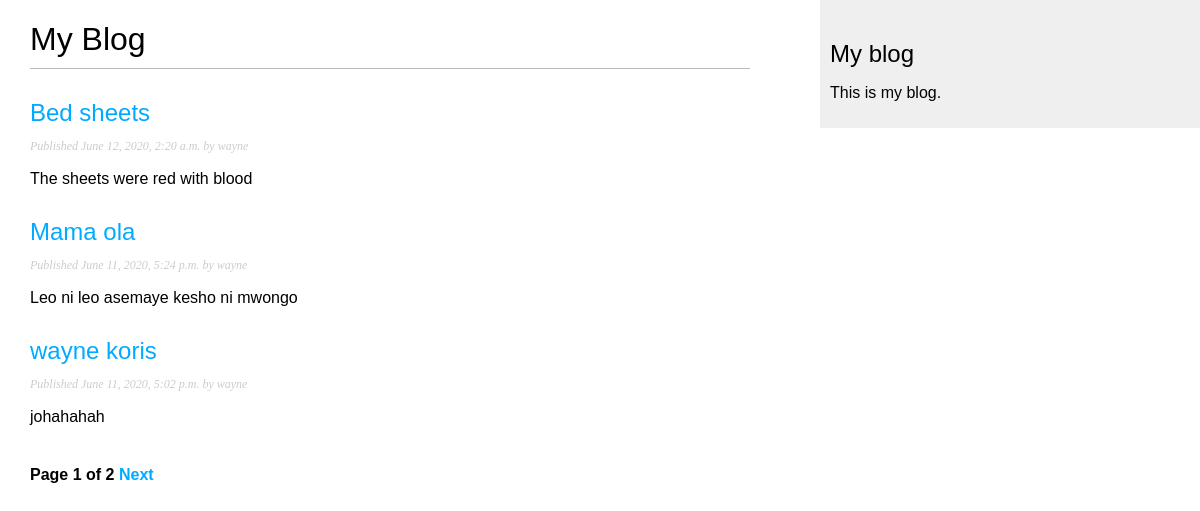
Screenshot of /blog/ with the database file from the repository.
### blog/models.py (models this page shows, shortened)
class Post(models.Model):
    STATUS_CHOICE = (
        ('draft', 'Draft'),
        ('published', 'Published'),
    )
    title = models.CharField(max_length=250)
    slug = models.SlugField(max_length=250,
                            unique_for_date='publish')
    author = models.ForeignKey(User,
                                on_delete = models.CASCADE,
                                related_name = 'blog_post')
    body = models.TextField()
    publish = models.DateTimeField(default=timezone.now)
    created = models.DateTimeField(auto_now_add = True)
    updated = models.DateTimeField(auto_now = True)
    status = models.CharField(max_length = 10,
                            choices = STATUS_CHOICE,
                            default='draft')
    class Meta:
        ordering = ('-publish',)
    objects = models.Manager() # default manager
    published = PublishedManager() # our custom manager
    def get_absolute_url(self):
        return reverse(
            'blog:post_detail',
            args=[self.publish.year,
                    self.publish.month,
                    self.publish.day,
                    self.slug]
        )

### blog/views.py (the view)
# urls.py: path('', PostListView.as_view(), name='post_list'),
class PostListView(ListView):
    queryset = Post.published.all()
    context_object_name = 'posts'
    paginate_by = 3
    template_name = 'blog/post/list.html'

### blog/templates/blog/post/list.html (shortened to what this page needs)
{% extends "blog/base.html" %}
{% block content %}
    <h1>My Blog</h1>
    {% for post in posts %}
        <h2>
            <a href="{{ post.get_absolute_url}}">{{post.title}}</a>
        </h2>
        <p class = "date">
            Published {{post.publish}} by {{post.author}}
        </p>
        {{post.body|truncatewords:30|linebreaks}}
    {% endfor %}
    {% include "pagination.html" with page=page_obj %}
{% endblock content %}

### blog/templates/blog/base.html (shortened to what this page needs)
{% load static %}
<!DOCTYPE html>
<html lang="en">
<head>
    <link rel="stylesheet" href="{% static 'css/blog.css' %}">
</head>
<body>
    <div id="content">
        {% block content %}
        {% endblock %}
    </div>
    <div id="sidebar">
        <h2>My blog</h2>
        <p>This is my blog.</p>
    </div>
</body>
</html>

### blog/templates/pagination.html (shortened to what this page needs)
<div class="pagination">
    <span class="step-links">
        <span class="current">
            Page {{page.number}} of {{page.paginator.num_pages}}
        </span>
        {% if page.has_next %}
            <a href="?page={{page.next_page_number}}">Next</a>
        {% endif %}
    </span>
</div>

### blog/static/css/blog.css (style rules this page uses)
body { margin:0; padding:0; font-family:helvetica, sans-serif; }
a { color:#00abff; text-decoration:none; }
h1 { font-weight:normal; border-bottom:1px solid #bbb; padding:0 0 10px 0; }
h2 { font-weight:normal; margin:30px 0 0; }
#content { float:left; width:60%; padding:0 0 0 30px; }
#sidebar { float:right; width:30%; padding:10px; background:#efefef; height:100%; }
p.date { color:#ccc; font-family: georgia, serif; font-size: 12px; font-style: italic; }
.pagination { margin:40px 0; font-weight:bold; }

### rows the page displays
Post: title "Bed sheets", publish "June 12, 2020, 2:20 a.m.", author "wayne", body "The sheets were red with blood"
Post: title "Mama ola", publish "June 11, 2020, 5:24 p.m.", author "wayne", body "Leo ni leo asemaye kesho ni mwongo"
Post: title "wayne koris", publish "June 11, 2020, 5:02 p.m.", author "wayne", body "johahahah"

### other values shown
{{ page.number }} "1"
{{ page.paginator.num_pages }} "2"
